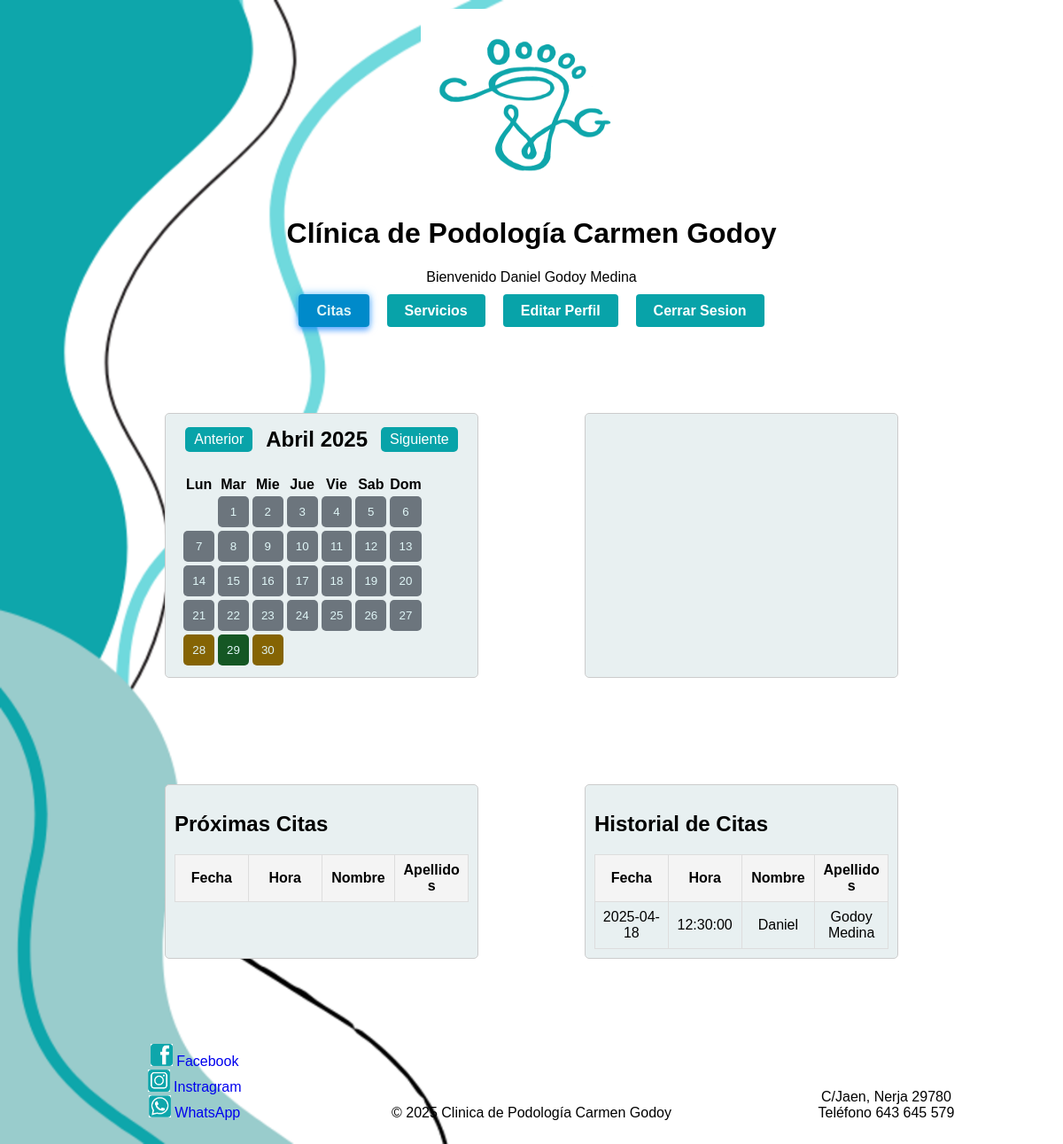
/Codigo/citas.php (signed in), run on the app's committed database.
### tables this page shows
CREATE TABLE Citas (
    idCita INT PRIMARY KEY AUTO_INCREMENT,
    fecha DATE,
    hora TIME,
    estado VARCHAR(50),
    anotaciones TEXT,
    bloqueada TINYINT(1) NOT NULL DEFAULT 0,
    confirmada TINYINT(1) NOT NULL DEFAULT 0,
    google_event_id VARCHAR(255) NULL,
    idPacientes INT,
    idAdmin INT,
    FOREIGN KEY (idPacientes) REFERENCES Pacientes(idPacientes),
    FOREIGN KEY (idAdmin) REFERENCES Admin(idAdmin)
);

CREATE TABLE Pacientes (
    idPacientes INT PRIMARY KEY AUTO_INCREMENT,
    nombre VARCHAR(50),
    apellido1 VARCHAR(50),
    apellido2 VARCHAR(50),
    email VARCHAR(100),
    telefono VARCHAR(30),
    fechaNacim DATE,
    sexo CHAR(1),
    dni VARCHAR(20) UNIQUE NOT NULL,
    pass VARCHAR(255),
    token_recuperacion VARCHAR(64) DEFAULT NULL,
    token_expira DATETIME DEFAULT NULL,
    idHistorial INT NOT NULL,
    FOREIGN KEY (idHistorial) REFERENCES Historial(idHistorial)
);

### Codigo/validaciones/historial.php (the view)
<?php
require_once __DIR__ . '/../conexion/conexion.php';
if (isset($_SESSION["idAdmin"])) {
    $query = "SELECT Citas.idCita, Citas.fecha, Citas.hora, Pacientes.nombre, Pacientes.apellido1, Pacientes.apellido2, Pacientes.telefono
              FROM Citas
              JOIN Pacientes ON Citas.idPacientes = Pacientes.idPacientes
              WHERE Citas.fecha >= CURDATE()
              ORDER BY Citas.fecha ASC";
    $stmt = $conexion->prepare($query);
    $stmt->execute();
    $result = $stmt->get_result();
    $proximasCitas = [];
    while ($row = $result->fetch_assoc()) {
        $proximasCitas[] = [
            'idCita' => $row['idCita'],
            'fecha' => $row['fecha'],
            'hora' => $row['hora'],
            'nombre' => $row['nombre'],
            'apellido1' => $row['apellido1'],
            'apellido2' => $row['apellido2'],
            'telefono' => $row['telefono']
        ];
    }
    echo '<table class="citas" border="1">
        <tr>
            <th>Fecha</th>
            <th>Hora</th>
            <th>Nombre</th>
            <th>Apellidos</th>
            <th>Teléfono</th>
            <th>WhatsApp</th>
        </tr>';
    foreach ($proximasCitas as $cita) {
        $formatter = new \IntlDateFormatter(
            'es_ES',
            \IntlDateFormatter::LONG,
            \IntlDateFormatter::NONE,
            'Europe/Madrid',
            \IntlDateFormatter::GREGORIAN,
            "d 'de' MMMM 'de' yyyy"
        );
        $fecha = new DateTime($cita['fecha']);
        $fechaFormateada = $formatter->format($fecha);
        $telefonoCompleto = $cita['telefono'];
        preg_match('/^(\+\d+)\s*(.*)$/', $telefonoCompleto, $matches);
        $extension = $matches[1] ?? '+34';
        $telefono = $matches[2] ?? '';
        $wasap = "https://wa.me/" . $extension . $telefono;
        echo '<tr>
            <td>' . $fechaFormateada  . '</td>
            <td>' . $cita['hora'] . '</td>
            <td>' . $cita['nombre'] . '</td>
            <td>' . $cita['apellido1'] . ' ' . $cita['apellido2'] . '</td>
            <td>' . $cita['telefono'] . '</td>
            <td>
                <a href="' . $wasap . '" target="_blank">
                    <img class="redes" src="/Codigo/imagenes/whatsapp.png" alt="WhatsApp">
                </a>
            </td>
        </tr>';
    }
    echo '</table>';
} else {
    $idPaciente = $_SESSION["idPacientes"];
    $query = "SELECT Citas.idCita, Citas.fecha, Citas.hora, Pacientes.nombre, Pacientes.apellido1, Pacientes.apellido2
          FROM Citas
          JOIN Pacientes ON Citas.idPacientes = Pacientes.idPacientes
          WHERE Citas.fecha BETWEEN DATE_FORMAT(CURDATE(), '%Y-%m-01') AND LAST_DAY(CURDATE())
          AND Citas.idPacientes = ?
          ORDER BY Citas.fecha ASC";
    $stmt = $conexion->prepare($query);
    $stmt->bind_param("i", $idPaciente);
    $stmt->execute();
    $result = $stmt->get_result();
    $proximasCitas = [];
    while ($row = $result->fetch_assoc()) {
        $proximasCitas[] = [
            'idCita' => $row['idCita'],
            'fecha' => $row['fecha'],
            'hora' => $row['hora'],
            'nombre' => $row['nombre'],
            'apellido1' => $row['apellido1'],
            'apellido2' => $row['apellido2']
        ];
    }
    echo '<table class="citas" border="1">
        <tr>
            <th>Fecha</th>
            <th>Hora</th>
            <th>Nombre</th>
            <th>Apellidos</th>
        </tr>';
    foreach ($proximasCitas as $cita) {
        echo '<tr>
            <td>' . $cita['fecha'] . '</td>
            <td>' . $cita['hora'] . '</td>
            <td>' . $cita['nombre'] . '</td>
            <td>' . $cita['apellido1'] . ' ' . $cita['apellido2'] . '</td>
        </tr>';
    }
    echo '</table>';
}

### Codigo/estilos/styleColores.css (style rules this page uses)
:root { --colorFondo: #f0f0f0; --colorTexto: #333; --colorBoton: #08A3A9; --colorBotonHover: #0f2788; --colorBotonActivoHover: #0056b3; --colorFondoClarito: #DFF5F6; --colorFondoDivs: #E8F0F1; --disponible: #155724; --semiDisponible: #856404; --noDisponible: #721c24; --fueraServicio: #6c757d; --colorCamposInvalidosFondo: #ffe6e6; --colorCamposValidosFondo: #e6ffe6; }

### Codigo/estilos/styleCitasPaciente.css (style rules this page uses)
table.citas { border-collapse: collapse; width: 100%; table-layout: fixed; }
table.citas th, table.citas td { border: 1px solid #ddd; text-align: center; padding: 8px; word-wrap: break-word; }
table.citas th { background-color: #f4f4f4; font-weight: bold; }

### Codigo/estilos/style.css (style rules this page uses)
body, html { margin: 0; padding: 0; min-height: 100vh; display: flex; flex-direction: column; justify-content: space-between; overflow-x: hidden; }
body { display: flex; justify-content: center; align-items: center; min-height: 100vh; margin: 0; background-image: url('/Codigo/imagenes/redimension3_fondo.png'); background-size: cover; background-repeat: no-repeat; background-attachment: fixed; font-family: Amazing Grotesk, sans-serif; }
:root { --colorFondo: #f0f0f0; --colorTexto: #333; --colorBoton: #08A3A9; --colorBotonHover: #0f2788; --colorFondo: #DFF5F6; --colorFondoDivs: #E8F0F1; --colorActive: #008aca; }

### Codigo/estilos/styleCalendario.css (style rules this page uses)
:root { --colorFondo: #f0f0f0; --colorTexto: #333; --colorBoton: #08A3A9; --colorBotonHover: #0f2788; --colorBotonActivoHover: #0056b3; --disponible: #155724; --semiDisponible: #856404; --noDisponible: #721c24; --fueraServicio: #6c757d; }

### Codigo/estilos/styleCitas.css (style rules this page uses)
:root { --colorFondo: #f0f0f0; --colorTexto: #333; --colorBoton: #08A3A9; --colorBotonHover: #0f2788; --colorFondo: #DFF5F6; --colorFondoDivs: #E8F0F1; }
table.citas { border-collapse: collapse; width: 100%; table-layout: fixed; border: 1px solid #ccc; }
table.citas th, table.citas td { border: 1px solid #ddd; text-align: center; padding: 8px; word-wrap: break-word; }
table.citas th { background-color: #f4f4f4; font-weight: bold; }

### data on the page
citas: fecha "2025-04-18", hora "12:30:00", idPacientes.nombre "Daniel", idPacientes.apellido1 "Godoy", idPacientes.apellido2 "Medina"

### other printed values
$_SESSION['nombre'] "Daniel"
$_SESSION['apellido1'] "Godoy"
$apellido2 "Medina"
$nombreMeses[(int)$mes] "Abril"
$year "2025"
